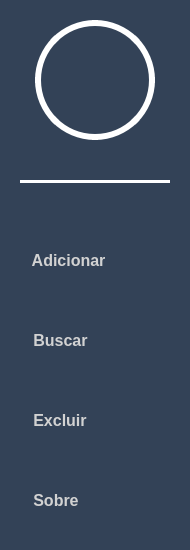
     <widget class="QFrame" name="Side_menu">
      <property name="minimumSize">
       <size>
        <width>190</width>
        <height>0</height>
       </size>
      </property>
      <property name="maximumSize">
       <size>
        <width>190</width>
        <height>16777215</height>
       </size>
      </property>
      <property name="styleSheet">
       <string notr="true">background-color: rgb(51, 66, 87);
border-top-left-radius: 30px;
border-bottom-left-radius: 30px;</string>
      </property>
      <property name="frameShape">
       <enum>QFrame::NoFrame</enum>
      </property>
      <property name="frameShadow">
       <enum>QFrame::Raised</enum>
      </property>
      <widget class="QWidget" name="Buttons" native="true">
       <property name="geometry">
        <rect>
         <x>0</x>
         <y>220</y>
         <width>190</width>
         <height>321</height>
        </rect>
       </property>
       <widget class="QWidget" name="AddWidget" native="true">
        <property name="geometry">
         <rect>
          <x>-1</x>
          <y>0</y>
          <width>190</width>
          <height>80</height>
         </rect>
        </property>
        <widget class="QPushButton" name="AddButton">
         <property name="geometry">
          <rect>
           <x>0</x>
           <y>0</y>
           <width>190</width>
           <height>80</height>
          </rect>
         </property>
         <property name="font">
          <font>
           <family>Arial</family>
           <pointsize>12</pointsize>
           <weight>75</weight>
           <bold>true</bold>
          </font>
         </property>
         <property name="cursor">
          <cursorShape>PointingHandCursor</cursorShape>
         </property>
         <property name="layoutDirection">
          <enum>Qt::LeftToRight</enum>
         </property>
         <property name="styleSheet">
          <string notr="true">QPushButton{
color: rgb(210, 210, 210);
padding: 20px;
background-color: transparent;
text-align: left;
}

QPushButton:hover{
background-color: rgb(43, 58, 79);
color: rgb(255, 255, 255);
border-top-left-radius: 25px;
border-bottom-left-radius: 25px;
border-left: 5px transparent
}

QPushButton:focus{
background-color: rgb(41, 56, 77);
color: rgb(255, 255, 255);
border-top-left-radius: 25px;
border-bottom-left-radius: 25px;
border-left: 7px solid #0DDF90
}</string>
         </property>
         <property name="text">
          <string>   Adicionar</string>
         </property>
         <property name="icon">
          <iconset resource="IAH/file_rc.qrc">
           <normaloff>:/Icons/Add.png</normaloff>:/Icons/Add.png</iconset>
         </property>
         <property name="iconSize">
          <size>
           <width>48</width>
           <height>48</height>
          </size>
         </property>
         <property name="shortcut">
          <string/>
         </property>
         <property name="checkable">
          <bool>false</bool>
         </property>
         <property name="autoRepeat">
          <bool>false</bool>
         </property>
        </widget>
       </widget>
       <widget class="QWidget" name="SearchWidget" native="true">
        <property name="geometry">
         <rect>
          <x>0</x>
          <y>80</y>
          <width>190</width>
          <height>80</height>
         </rect>
        </property>
        <widget class="QPushButton" name="SearchButton">
         <property name="geometry">
          <rect>
           <x>0</x>
           <y>0</y>
           <width>190</width>
           <height>80</height>
          </rect>
         </property>
         <property name="font">
          <font>
           <family>Arial</family>
           <pointsize>12</pointsize>
           <weight>75</weight>
           <bold>true</bold>
          </font>
         </property>
         <property name="cursor">
          <cursorShape>PointingHandCursor</cursorShape>
         </property>
         <property name="styleSheet">
          <string notr="true">QPushButton{
color: rgb(210, 210, 210);
padding: 20px;
background-color: transparent;
text-align: left;
}

QPushButton:hover{
background-color: rgb(43, 58, 79);
color: rgb(255, 255, 255);
border-top-left-radius: 25px;
border-bottom-left-radius: 25px;
border-left: 5px transparent
}

QPushButton:focus{
background-color: rgb(41, 56, 77);
color: rgb(255, 255, 255);
border-top-left-radius: 25px;
border-bottom-left-radius: 25px;
border-left: 7px solid #0DDF90
}</string>
         </property>
         <property name="text">
          <string>   Buscar</string>
         </property>
         <property name="icon">
          <iconset resource="IAH/file_rc.qrc">
           <normaloff>:/Icons/Search.png</normaloff>:/Icons/Search.png</iconset>
         </property>
         <property name="iconSize">
          <size>
           <width>48</width>
           <height>48</height>
          </size>
         </property>
         <property name="checkable">
          <bool>false</bool>
         </property>
         <property name="autoRepeat">
          <bool>false</bool>
         </property>
        </widget>
       </widget>
       <widget class="QWidget" name="DeleteWidget" native="true">
        <property name="geometry">
         <rect>
          <x>0</x>
          <y>160</y>
          <width>190</width>
          <height>80</height>
         </rect>
        </property>
        <widget class="QPushButton" name="DeleteButton">
         <property name="geometry">
          <rect>
           <x>0</x>
           <y>0</y>
           <width>190</width>
           <height>80</height>
          </rect>
         </property>
         <property name="font">
          <font>
           <family>Arial</family>
           <pointsize>12</pointsize>
           <weight>75</weight>
           <bold>true</bold>
          </font>
         </property>
         <property name="cursor">
          <cursorShape>PointingHandCursor</cursorShape>
         </property>
         <property name="styleSheet">
          <string notr="true">QPushButton{
color: rgb(210, 210, 210);
padding: 20px;
background-color: transparent;
text-align: left;
}

QPushButton:hover{
background-color: rgb(43, 58, 79);
color: rgb(255, 255, 255);
border-top-left-radius: 25px;
border-bottom-left-radius: 25px;
border-left: 5px transparent
}

QPushButton:focus{
background-color: rgb(41, 56, 77);
color: rgb(255, 255, 255);
border-top-left-radius: 25px;
border-bottom-left-radius: 25px;
border-left: 7px solid #0DDF90
}</string>
         </property>
         <property name="text">
          <string>   Excluir</string>
         </property>
         <property name="icon">
          <iconset resource="IAH/file_rc.qrc">
           <normaloff>:/Icons/Delete.png</normaloff>:/Icons/Delete.png</iconset>
         </property>
         <property name="iconSize">
          <size>
           <width>48</width>
           <height>48</height>
          </size>
         </property>
         <property name="checkable">
          <bool>false</bool>
         </property>
         <property name="autoRepeat">
          <bool>false</bool>
         </property>
        </widget>
       </widget>
       <widget class="QWidget" name="InfoWidget" native="true">
        <property name="geometry">
         <rect>
          <x>0</x>
          <y>240</y>
          <width>190</width>
          <height>80</height>
         </rect>
        </property>
        <widget class="QPushButton" name="InfoButton">
         <property name="geometry">
          <rect>
           <x>0</x>
           <y>0</y>
           <width>190</width>
           <height>80</height>
          </rect>
         </property>
         <property name="font">
          <font>
           <family>Arial</family>
           <pointsize>12</pointsize>
           <weight>75</weight>
           <bold>true</bold>
          </font>
         </property>
         <property name="cursor">
          <cursorShape>PointingHandCursor</cursorShape>
         </property>
         <property name="styleSheet">
          <string notr="true">QPushButton{
color: rgb(210, 210, 210);
padding: 20px;
background-color: transparent;
text-align: left;
}

QPushButton:hover{
background-color: rgb(43, 58, 79);
color: rgb(255, 255, 255);
border-top-left-radius: 25px;
border-bottom-left-radius: 25px;
border-left: 5px transparent
}

QPushButton:focus{
background-color: rgb(41, 56, 77);
color: rgb(255, 255, 255);
border-top-left-radius: 25px;
border-bottom-left-radius: 25px;
border-left: 7px solid #0DDF90
}</string>
         </property>
         <property name="text">
          <string>   Sobre</string>
         </property>
         <property name="icon">
          <iconset resource="IAH/file_rc.qrc">
           <normaloff>:/Icons/Infos.png</normaloff>:/Icons/Infos.png</iconset>
         </property>
         <property name="iconSize">
          <size>
           <width>48</width>
           <height>48</height>
          </size>
         </property>
         <property name="checkable">
          <bool>false</bool>
         </property>
         <property name="autoRepeat">
          <bool>false</bool>
         </property>
        </widget>
       </widget>
      </widget>
      <widget class="QFrame" name="WhiteBar">
       <property name="geometry">
        <rect>
         <x>20</x>
         <y>180</y>
         <width>150</width>
         <height>3</height>
        </rect>
       </property>
       <property name="styleSheet">
        <string notr="true">background-color: rgb(255, 255, 255);</string>
       </property>
       <property name="frameShape">
        <enum>QFrame::StyledPanel</enum>
       </property>
       <property name="frameShadow">
        <enum>QFrame::Raised</enum>
       </property>
      </widget>
      <widget class="QPushButton" name="exitBttn">
       <property name="geometry">
        <rect>
         <x>45</x>
         <y>30</y>
         <width>100</width>
         <height>100</height>
        </rect>
       </property>
       <property name="cursor">
        <cursorShape>PointingHandCursor</cursorShape>
       </property>
       <property name="styleSheet">
        <string notr="true">QPushButton {
	border-image: url(:/Icons/exit_normal.png);
	background: transparent;
    background-repeat: no-repeat;
    width: 100px;
    height: 100px;
	border-radius: 60px;
	border: transparent;
}

QPushButton:hover {
	border-image: url(:/Icons/exit_hover.png);
    background-repeat: no-repeat;
}
</string>
       </property>
       <property name="text">
        <string/>
       </property>
       <property name="autoDefault">
        <bool>false</bool>
       </property>
      </widget>
      <widget class="QFrame" name="WhiteBorder">
       <property name="geometry">
        <rect>
         <x>35</x>
         <y>20</y>
         <width>120</width>
         <height>120</height>
        </rect>
       </property>
       <property name="styleSheet">
        <string notr="true">background: transparent;
border-radius: 60px;
border: 6px solid rgb(255, 255, 255);</string>
       </property>
       <property name="frameShape">
        <enum>QFrame::StyledPanel</enum>
       </property>
       <property name="frameShadow">
        <enum>QFrame::Raised</enum>
       </property>
      </widget>
      <zorder>WhiteBorder</zorder>
      <zorder>Buttons</zorder>
      <zorder>WhiteBar</zorder>
      <zorder>exitBttn</zorder>
     </widget>
